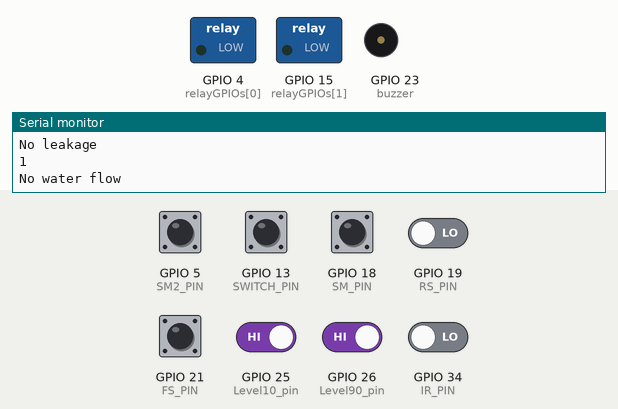
A sketch run on a simulated ESP32. On the bench: switched loads named in the sketch (green lamp = pin HIGH), buzzer (waves = sounding, pin HIGH), the last lines printed to the serial monitor. The inputs (shaded band) are chosen by the test bench; at power-on: GPIO 5 (SM2_PIN), GPIO 13 (SWITCH_PIN), GPIO 18 (SM_PIN), GPIO 21 (FS_PIN), GPIO 25 (Level10_pin), GPIO 26 (Level90_pin) HIGH, GPIO 19 (RS_PIN), GPIO 34 (IR_PIN) LOW.

Above: at 1.2 s.
1.3 s: GPIO 34 (IR_PIN) driven HIGH
At 2.5 s:
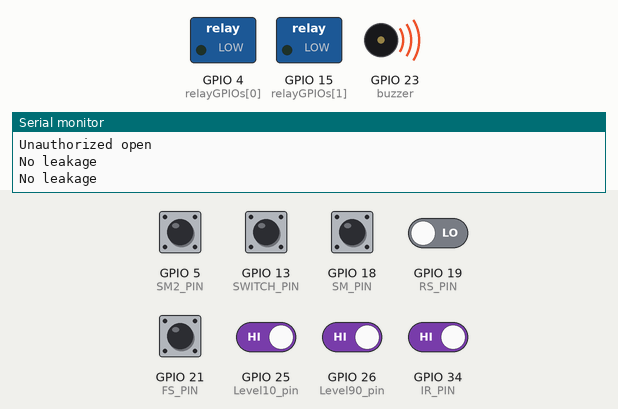
2.8 s: GPIO 13 (SWITCH_PIN) pulled LOW for 0.15 s
At 2.89 s:
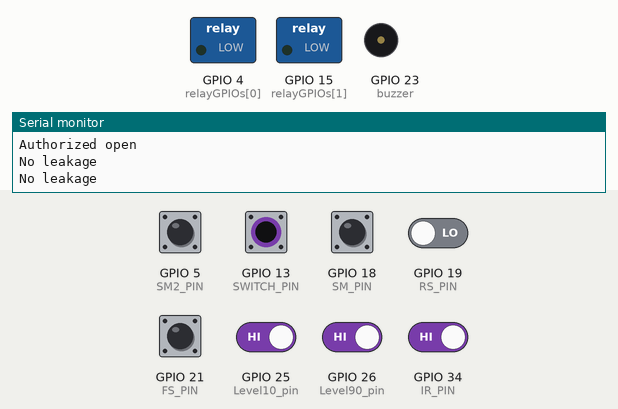
7.5 s: GPIO 34 (IR_PIN) driven LOW
At 8.8 s:
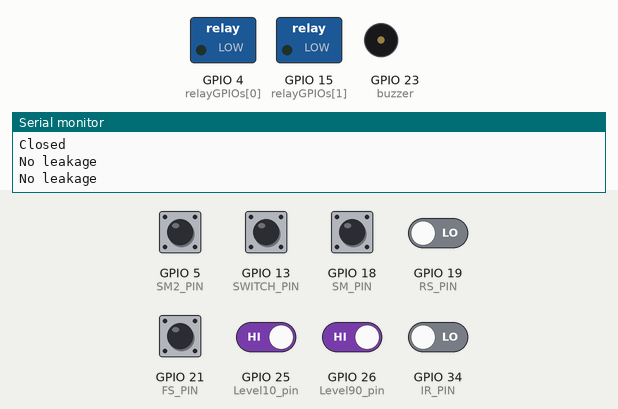
Timing chart, 0 to 10.5 s (numbered marks = the images above; inputs shaded):
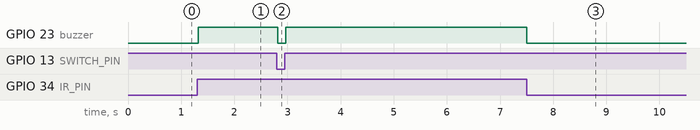

The sketch:

public_water_supply_grid_monitoring.ino
```cpp
/*
espasyncwebserver by esp32async 3.7.0 version installed

*/
// Import required libraries
#include "WiFi.h"
#include "ESPAsyncWebServer.h"

// Set to true to define Relay as Normally Open (NO)
#define RELAY_NO    false

// Set number of relays
#define NUM_RELAYS  2

// Assign each GPIO to a relay
int relayGPIOs[NUM_RELAYS] = {4, 15};

// Replace with your network credentials
const char* ssid = "Public_water_grid";
const char* password = "123456789";

const char* PARAM_INPUT_1 = "relay";
const char* PARAM_INPUT_2 = "state";

int soilsensor_value1, soilsensor_value2, rainsensor_value, flowsensor_value;
int irsensor_value;
int switch_value; // Assuming you have another switch value
String security_status;
String leak_status1, leak_status2, flow_status;
String tankLevel;
int flag10, flag90;
const int IR_PIN = 34; // Change this to your actual pin number
const int SWITCH_PIN = 13; // Change this to your actual pin number
const int SM_PIN = 18;
const int RS_PIN = 19;
const int FS_PIN = 21;
const int SM2_PIN = 5;
int buzzer = 23;
int Level10_pin = 25;
int Level90_pin = 26;

// Create AsyncWebServer object on port 80
AsyncWebServer server(80);

const char index_html[] PROGMEM = R"rawliteral(
<!DOCTYPE HTML><html>
<head>
  <meta name="viewport" content="width=device-width, initial-scale=1">
  <style>
    html {font-family: Arial; display: inline-block; text-align: center;}
    h2 {font-size: 2.0rem;}
    p {font-size: 2.0rem;}
    body {max-width: 600px; margin:0px auto; padding-bottom: 25px;}
    .switch {position: relative; display: inline-block; width: 120px; height: 68px}
    .switch input {display: none}
    .slider {position: absolute; top: 0; left: 0; right: 0; bottom: 0; background-color: #ccc; border-radius: 34px}
    .slider:before {position: absolute; content: ""; height: 52px; width: 52px; left: 8px; bottom: 8px; background-color: #fff; -webkit-transition: .4s; transition: .4s; border-radius: 68px}
    input:checked+.slider {background-color: #2196F3}
    input:checked+.slider:before {-webkit-transform: translateX(52px); -ms-transform: translateX(52px); transform: translateX(52px)}
  </style>
</head>
<body>
  <h2>PUBLIC WATER SUPPLY GRID MONITORING</h2>
  %BUTTONPLACEHOLDER%
  <p>
    <i class="fas fa-duotone fa-water" style="color:#039e8a;"></i>
    <span class="dht-labels">Tank Water Level:</span>
    <span id="tankLevel">%TANKLEVEL%</span>
  </p>
  <p>
    <i class="fas fa-duotone fa-water" style="color:#039e8a;"></i>
    <span class="dht-labels">Node 1:</span>
    <span id="leak_status1">%LEAKSTATUS1%</span>
  </p>
  <p>
    <i class="fas fa-duotone fa-water" style="color:#039e8a;"></i>
    <span class="dht-labels">Node 2:</span>
    <span id="leak_status2">%LEAKSTATUS2%</span>
  </p>
  <p>
    <span class="dht-labels">Flow Status:</span>
    <span id="flow_status">%FLOWSTATUS%</span>
  </p>
  <p>
    <span class="dht-labels">Security Status:</span>
    <span id="security_status">%SECURITYSTATUS%</span>
  </p>
<script>
setInterval(function ( )
{
  var xhttp = new XMLHttpRequest();
  xhttp.onreadystatechange = function()
  {
    if (this.readyState == 4 && this.status == 200) {
      document.getElementById("tank_level").innerHTML = this.responseText;
    }
  };
  xhttp.open("GET", "/tankLevel", true);
  xhttp.send();
}, 1000) ;
setInterval(function ( )
{
  var xhttp = new XMLHttpRequest();
  xhttp.onreadystatechange = function()
  {
    if (this.readyState == 4 && this.status == 200) {
      document.getElementById("leak_status1").innerHTML = this.responseText;
    }
  };
  xhttp.open("GET", "/leakstatus1", true);
  xhttp.send();
}, 1000) ;
setInterval(function ( )
{
  var xhttp = new XMLHttpRequest();
  xhttp.onreadystatechange = function()
  {
    if (this.readyState == 4 && this.status == 200) {
      document.getElementById("leak_status2").innerHTML = this.responseText;
    }
  };
  xhttp.open("GET", "/leakstatus2", true);
  xhttp.send();
}, 1000) ;
setInterval(function ( )
{
  var xhttp = new XMLHttpRequest();
  xhttp.onreadystatechange = function()
  {
    if (this.readyState == 4 && this.status == 200) {
      document.getElementById("flow_status").innerHTML = this.responseText;
    }
  };
  xhttp.open("GET", "/flowstatus", true);
  xhttp.send();
}, 1000) ;
setInterval(function ( )
{
  var xhttp = new XMLHttpRequest();
  xhttp.onreadystatechange = function()
  {
    if (this.readyState == 4 && this.status == 200) {
      document.getElementById("security_status").innerHTML = this.responseText;
    }
  };
  xhttp.open("GET", "/securitystatus", true);
  xhttp.send();
}, 1000) ;
function toggleCheckbox(element) {
  var xhr = new XMLHttpRequest();
  if(element.checked){ xhr.open("GET", "/update?relay="+element.id+"&state=1", true); }
  else { xhr.open("GET", "/update?relay="+element.id+"&state=0", true); }
  xhr.send();
}
</script>
</body>
</html>
)rawliteral";

// Replaces placeholder with button section in your web page
String processor(const String& var)
{
  if(var == "TANKLEVEL")
  {
    return String(tankLevel);
  }
  if(var == "LEAKSTATUS1")
  {
    return String(leak_status1);
  }
  if(var == "LEAKSTATUS2")
  {
    return String(leak_status2);
  }
  if(var == "FLOWSTATUS")
  {
    return String(flow_status);
  }
  if(var == "SECURITYSTATUS")
  {
    return String(security_status);
  }
  if(var == "BUTTONPLACEHOLDER")
  {
   String buttons ="";
   for(int i=1; i<=NUM_RELAYS; i++)
   {
     String relayStateValue = relayState(i);
     buttons+= "<h4>WATER_LINE #" + String(i) + "</h4><label class=\"switch\"><input type=\"checkbox\" onchange=\"toggleCheckbox(this)\" id=\"" + String(i) + "\" "+ relayStateValue +"><span class=\"slider\"></span></label>";
   }
    return buttons;
  }
  return String();
}

String relayState(int numRelay){
  if(RELAY_NO){
    if(digitalRead(relayGPIOs[numRelay-1])){
      return "";
    }
    else {
      return "checked";
    }
  }
  else {
    if(digitalRead(relayGPIOs[numRelay-1])){
      return "checked";
    }
    else {
      return "";
    }
  }
  return "";
}

void setup(){
  // Serial port for debugging purposes
  Serial.begin(115200);
  pinMode(SWITCH_PIN,INPUT_PULLUP);
  pinMode(buzzer, OUTPUT);
  pinMode(Level10_pin, INPUT_PULLUP);
  pinMode(Level90_pin, INPUT_PULLUP);
  pinMode(IR_PIN, INPUT);
  pinMode(SWITCH_PIN, INPUT_PULLUP);
  pinMode(SM_PIN, INPUT);
  pinMode(RS_PIN, INPUT);
  pinMode(FS_PIN, INPUT_PULLUP);
  pinMode(SM2_PIN, INPUT);
  digitalWrite(buzzer, LOW);
  // Set all relays to off when the program starts - if set to Normally Open (NO), the relay is off when you set the relay to HIGH
  for(int i=1; i<=NUM_RELAYS; i++){
    pinMode(relayGPIOs[i-1], OUTPUT);
    if(RELAY_NO){
      digitalWrite(relayGPIOs[i-1], HIGH);
    }
    else{
      digitalWrite(relayGPIOs[i-1], LOW);
    }
  }

  // Connect to Wi-Fi
  WiFi.softAP(ssid, password);
  // while (WiFi.status() != WL_CONNECTED) {
  //   delay(1000);
  //   Serial.println("Connecting to WiFi..");
  // }

  // Print ESP32 Local IP Address
  Serial.println(WiFi.localIP());

  // Route for root / web page
  server.on("/", HTTP_GET, [](AsyncWebServerRequest *request){
    request->send_P(200, "text/html", index_html, processor);
  });

  server.on("/tankLevel", HTTP_GET, [](AsyncWebServerRequest *request)
  {
    request->send(200, "text/plain", String(tankLevel));
  });

  server.on("/leakstatus1", HTTP_GET, [](AsyncWebServerRequest *request)
  {
    request->send(200, "text/plain", String(leak_status1));
  });

   server.on("/leakstatus2", HTTP_GET, [](AsyncWebServerRequest *request)
  {
    request->send(200, "text/plain", String(leak_status2));
  });

  server.on("/flowstatus", HTTP_GET, [](AsyncWebServerRequest *request)
  {
    request->send(200, "text/plain", String(flow_status));
  });

  server.on("/securitystatus", HTTP_GET, [](AsyncWebServerRequest *request)
  {
    request->send(200, "text/plain", String(security_status));
  });

  // Send a GET request to <ESP_IP>/update?relay=<inputMessage>&state=<inputMessage2>
  server.on("/update", HTTP_GET, [] (AsyncWebServerRequest *request) {
    String inputMessage;
    String inputParam;
    String inputMessage2;
    String inputParam2;
    // GET input1 value on <ESP_IP>/update?relay=<inputMessage>
    if (request->hasParam(PARAM_INPUT_1) & request->hasParam(PARAM_INPUT_2)) {
      inputMessage = request->getParam(PARAM_INPUT_1)->value();
      inputParam = PARAM_INPUT_1;
      inputMessage2 = request->getParam(PARAM_INPUT_2)->value();
      inputParam2 = PARAM_INPUT_2;
      if(RELAY_NO){
        Serial.print("NO ");
        digitalWrite(relayGPIOs[inputMessage.toInt()-1], !inputMessage2.toInt());
      }
      else{
        Serial.print("NC ");
        digitalWrite(relayGPIOs[inputMessage.toInt()-1], inputMessage2.toInt());
      }
    }
    else {
      inputMessage = "No message sent";
      inputParam = "none";
    }
    Serial.println(inputMessage + inputMessage2);
    request->send(200, "text/plain", "OK");
  });
  // Start server
  server.begin();
}

void loop()
{
  int tank10 = digitalRead(Level10_pin);
  int tank90 = digitalRead(Level90_pin);
  if(tank10 == 1)
  {
    tankLevel = "Empty";
  }
  if(tank10 == 0 && tank90 == 1)
  {
    tankLevel = "Medium";
  }
  if(tank90 == 0)
  {
    tankLevel = "Full";
  }
  soilsensor_value1 = digitalRead(SM_PIN);
  soilsensor_value2 = digitalRead(SM2_PIN);
  rainsensor_value = digitalRead(RS_PIN);
  if(soilsensor_value1 == 0 && rainsensor_value == 1)
  {
   leak_status1 = "Water leaking";
   Serial.println("Water is leaked");
  }
  if(soilsensor_value2 == 0 && rainsensor_value == 1)
  {
   leak_status2 = "Water leaking";
   Serial.println("Water is leaked");
  }
  if(soilsensor_value1 == 1)
  {
   leak_status1 = "No leakage";
   Serial.println("No leakage");
  }
  if(soilsensor_value2 == 1)
  {
   leak_status2 = "No leakage";
   Serial.println("No leakage");
  }
  delay(10);

  flowsensor_value = digitalRead(FS_PIN);
  Serial.println(flowsensor_value);
  if(flowsensor_value==0)
  {
   flow_status = "Water is flowing";
   Serial.println("Water is flowing");
  }
  if(flowsensor_value==1)
  {
   flow_status = "No water flow";
   Serial.println("No water flow");
  }
  delay(10);

  irsensor_value = digitalRead(IR_PIN);
  switch_value = digitalRead(SWITCH_PIN);
  if(irsensor_value == 1 && switch_value == 1)
  {
   security_status = "Unauthorized open";
   Serial.println("Unauthorized open");
   digitalWrite(buzzer, HIGH);
  }
  if(irsensor_value == 1 && switch_value == 0)
  {
   security_status = "Authorized open";
   Serial.println("Authorized open");
   digitalWrite(buzzer, LOW);
  }
  if(irsensor_value == 0)
  {
   security_status = "Closed";
   Serial.println("Closed");
   digitalWrite(buzzer, LOW);
  }
  delay(10);
}
```

Measured:
- after the input at 1.3 s, GPIO 23 (buzzer): LOW → HIGH at once
- after the input at 2.8 s, GPIO 23 (buzzer): HIGH → LOW at once, → HIGH 0.15 s later
- after the input at 7.5 s, GPIO 23 (buzzer): HIGH → LOW at once
